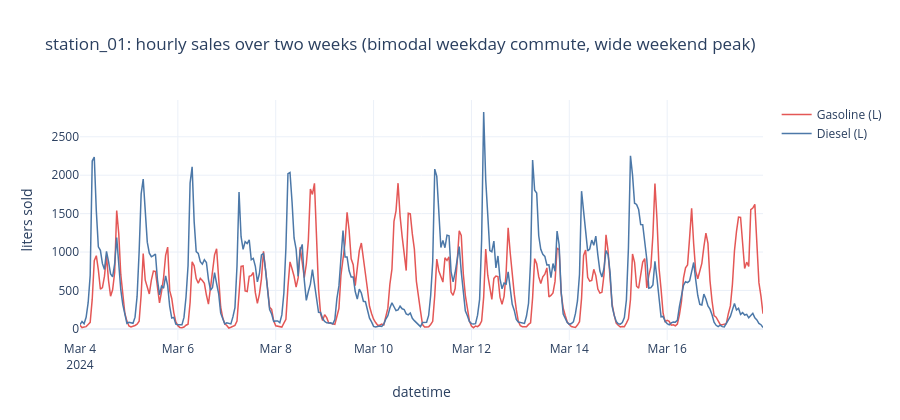

Write notebook code for a chart like this one.
### Markdown cell above
**Hourly detail.** Zooming into a two-week window shows the intraday shape the
generator produces: twin weekday commute peaks around 07-09 and 17-19, a single
broad midday hump at weekends, and near-zero overnight demand.

### Code cell
# Zoom into a two-week window to see the hourly shape: twin weekday commute
# peaks (~07-09 and ~17-19), a single broad weekend hump, and near-zero nights.
window = station.loc["2024-03-04":"2024-03-17"]

fig1 = go.Figure()
fig1.add_trace(go.Scatter(
    x=window.index, y=window["liters_gasoline_sold"],
    name="Gasoline (L)", line=dict(color="#e45756", width=1.5),
))
fig1.add_trace(go.Scatter(
    x=window.index, y=window["liters_diesel_sold"],
    name="Diesel (L)", line=dict(color="#4c78a8", width=1.5),
))
fig1.update_layout(
    title=f"{sid}: hourly sales over two weeks (bimodal weekday commute, wide weekend peak)",
    xaxis_title="datetime", yaxis_title="liters sold",
    template="plotly_white", hovermode="x unified", height=420,
)
fig1.show()

### Figure 1 — Plotly figure (JSON) as saved in the notebook; plotly's stock layout.template omitted (floating-point values rounded to 4 significant figures; data arrays with more than 128 entries replaced by an {"elided": "..."} marker saying what was removed)
{"data": [{"line": {"color": "#e45756", "width": 1.5}, "name": "Gasoline (L)", "type": "scatter", "x": {"elided": "336 str values"}, "y": {"elided": "336 float values"}}, {"line": {"color": "#4c78a8", "width": 1.5}, "name": "Diesel (L)", "type": "scatter", "x": {"elided": "336 str values"}, "y": {"elided": "336 float values"}}], "layout": {"height": 420, "hovermode": "x unified", "title": {"text": "station_01: hourly sales over two weeks (bimodal weekday commute, wide weekend peak)"}, "xaxis": {"title": {"text": "datetime"}}, "yaxis": {"title": {"text": "liters sold"}}}}
